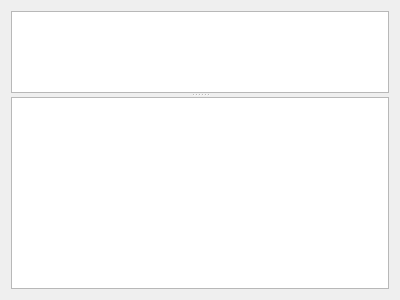
<?xml version="1.0" encoding="UTF-8"?>
<ui version="4.0">
 <class>NMediaManager::NUi::CMergeSRTPage</class>
 <widget class="QWidget" name="NMediaManager::NUi::CMergeSRTPage">
  <property name="geometry">
   <rect>
    <x>0</x>
    <y>0</y>
    <width>400</width>
    <height>300</height>
   </rect>
  </property>
  <property name="windowTitle">
   <string>MergeSRT Page</string>
  </property>
  <layout class="QVBoxLayout" name="verticalLayout">
   <item>
    <widget class="QSplitter" name="vsplitter">
     <property name="orientation">
      <enum>Qt::Vertical</enum>
     </property>
     <widget class="QTreeView" name="files">
      <property name="sizePolicy">
       <sizepolicy hsizetype="Expanding" vsizetype="Expanding">
        <horstretch>0</horstretch>
        <verstretch>2</verstretch>
       </sizepolicy>
      </property>
      <property name="editTriggers">
       <set>QAbstractItemView::NoEditTriggers</set>
      </property>
      <property name="alternatingRowColors">
       <bool>true</bool>
      </property>
      <property name="sortingEnabled">
       <bool>true</bool>
      </property>
     </widget>
     <widget class="QPlainTextEdit" name="results">
      <property name="lineWrapMode">
       <enum>QPlainTextEdit::NoWrap</enum>
      </property>
      <property name="readOnly">
       <bool>true</bool>
      </property>
     </widget>
    </widget>
   </item>
  </layout>
 </widget>
 <resources/>
 <connections/>
</ui>
